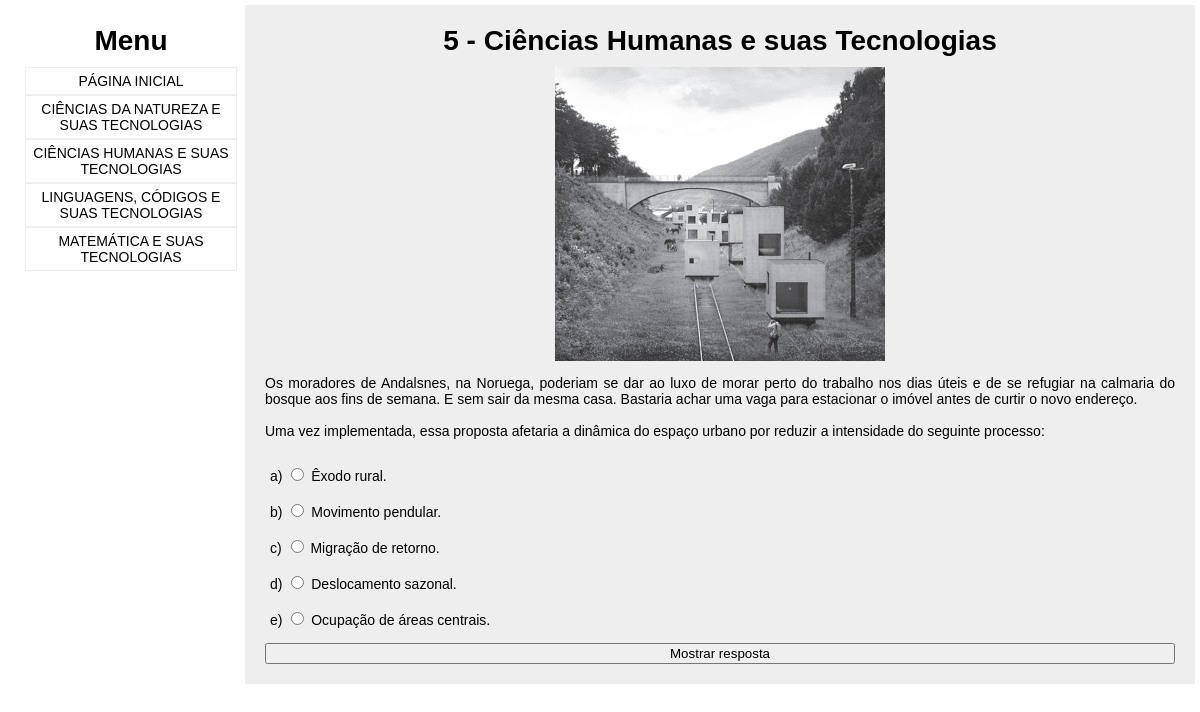
Screenshot of /perguntas.php?id=5 with the database file from the repository.
### tables this page shows
CREATE TABLE IF NOT EXISTS `perguntas` (
  `id_pergunta` int NOT NULL AUTO_INCREMENT,
  `pergunta` text NOT NULL,
  `img1` int DEFAULT NULL,
  `img2` int DEFAULT NULL,
  `alt_a` text NOT NULL,
  `alt_b` text NOT NULL,
  `alt_c` text NOT NULL,
  `alt_d` text NOT NULL,
  `alt_e` text,
  `disciplina` enum('Ciências Humanas e suas Tecnologias','Ciências da Natureza e suas Tecnologias','Linguagens, Códigos e suas Tecnologias','Matemática e suas Tecnologias') NOT NULL,
  `resposta` varchar(1) NOT NULL,
  `referencia` varchar(30) DEFAULT NULL,
  PRIMARY KEY (`id_pergunta`)
);

### perguntas.php (the view, shortened to what this page needs)
<?php include('header.php'); ?>
<section id="perguntas">
    <?php
        $query = "SELECT pergunta, img1, img2, disciplina, alt_a, alt_b, alt_c, alt_d, alt_e, resposta, referencia
                FROM perguntas WHERE id_pergunta=?";
        $stmt = $conexao->prepare($query);
        $stmt->bind_param("i", $_GET['id']);
        $stmt->execute();
        $stmt->bind_result($pergunta, $img1, $img2, $disciplina, $alt_a, $alt_b, $alt_c, $alt_d, $alt_e, $resposta, $referencia);
    ?>
    <div class="titulo"><h1><?php echo $_GET['id'], ' - ', $disciplina; ?></h1></div>
    <?php
        if ($img1):
            $img1 = "img/".$referencia.".png";
    ?>
    <img src="<?php echo $img1; ?>" alt="imagem 1">
    <?php
        endif;
    ?>
    <p><?php echo nl2br($pergunta); ?></p>
    <div class="opcao" id="opcao-a">
        a) <input type="radio" name="alternativa" value="a"> <?php echo $alt_a; ?>
    </div>
    <div class="opcao" id="opcao-b">
        b) <input type="radio" name="alternativa" value="b"> <?php echo $alt_b; ?>
    </div>
    <div class="opcao" id="opcao-c">
        c) <input type="radio" name="alternativa" value="c"> <?php echo $alt_c; ?>
    </div>
    <div class="opcao" id="opcao-d">
        d) <input type="radio" name="alternativa" value="d"> <?php echo $alt_d; ?>
    </div>
    <div class="opcao" id="opcao-e">
        e) <input type="radio" name="alternativa" value="e"> <?php echo $alt_e; ?>
    </div>
    <button id="enviar">Mostrar resposta</button>
</section>
<?php include('footer.php'); ?>

### css/estilo.css (style rules this page uses)
body { font-family: Arial, Helvetica; font-size: 14px; margin: 5px; }
#principal, #perguntas, #disciplina { display: flex; flex-direction: column; flex: 1 1 500px; flex-wrap: wrap; padding: 20px; background-color: #eee; }
h1, h2 { font-size: 2em; margin: 0 0 10px 0; }
.titulo { display: flex; justify-content: center; }
input, button { margin-top: 10px; }
p { text-align: justify; }
.opcao { border-radius: 10px; padding: 5px; }
img { max-height: 400px; width: auto; margin: auto; }

### rows the page displays
perguntas: disciplina "Ciências Humanas e suas Tecnologias", referencia (picture), pergunta "Os moradores de Andalsnes, na Noruega, poderiam se dar ao luxo de morar perto do trabalho nos dias úteis e de se refugiar na calmaria do bosque aos fins de semana. E sem sair da mesma casa. Bastaria achar uma vaga para estacionar o imóvel antes de curtir o novo endereço. Uma vez implementada, essa proposta afetaria a dinâmica do espaço urbano por reduzir a intensidade do seguinte processo:", alt_a "Êxodo rural.", alt_b "Movimento pendular.", alt_c "Migração de retorno.", alt_d "Deslocamento sazonal.", alt_e "Ocupação de áreas centrais."

### other values shown
$_GET['id'] "5"
